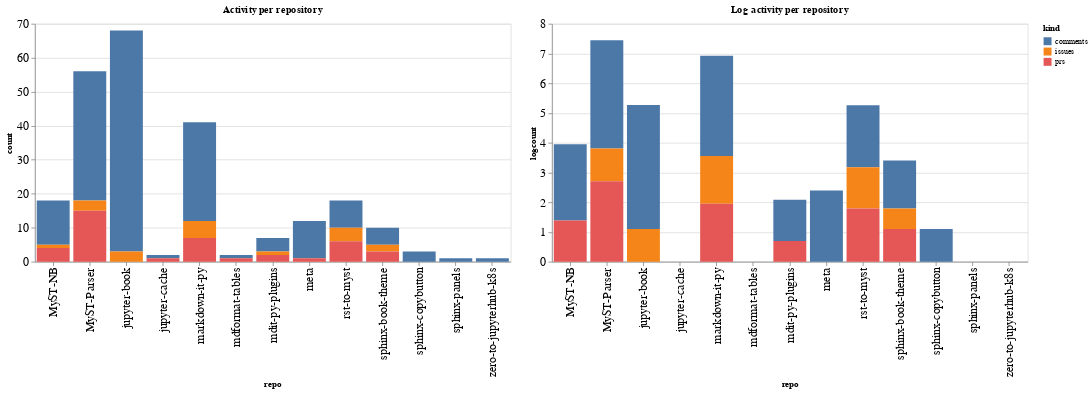

Notebook code for this chart:
### Code cell
ch1 = alt.Chart(repo_summaries, width=600, title="Activity per repository").mark_bar().encode(
    x='repo',
    y='count',
    color='kind',
    tooltip="kind"
)

ch2 = alt.Chart(repo_summaries, width=600, title="Log activity per repository").mark_bar().encode(
    x='repo',
    y='logcount',
    color='kind',
    tooltip="kind"
)

ch1 | ch2

### Figure 1 — Vega-Lite specification as saved in the notebook (floating-point values rounded to 4 significant figures)
{"config": {"axisLeft": {"labelFontSize": 15}, "axisBottom": {"labelFontSize": 15}}, "hconcat": [{"mark": "bar", "encoding": {"color": {"type": "nominal", "field": "kind"}, "tooltip": {"type": "nominal", "field": "kind"}, "x": {"type": "nominal", "field": "repo"}, "y": {"type": "quantitative", "field": "count"}}, "title": "Activity per repository", "width": 600}, {"mark": "bar", "encoding": {"color": {"type": "nominal", "field": "kind"}, "tooltip": {"type": "nominal", "field": "kind"}, "x": {"type": "nominal", "field": "repo"}, "y": {"type": "quantitative", "field": "logcount"}}, "title": "Log activity per repository", "width": 600}], "data": {"name": "data-606bf9eac915e152ecdb0206580d0fca"}, "$schema": "https://vega.github.io/schema/vega-lite/v4.8.1.json", "datasets": {"data-606bf9eac915e152ecdb0206580d0fca": [{"repo": "MyST-NB", "kind": "comments", "count": 13, "logcount": 2.565}, {"repo": "MyST-NB", "kind": "issues", "count": 1, "logcount": 0.0}, {"repo": "MyST-NB", "kind": "prs", "count": 4, "logcount": 1.386}, {"repo": "MyST-Parser", "kind": "comments", "count": 38, "logcount": 3.638}, {"repo": "MyST-Parser", "kind": "issues", "count": 3, "logcount": 1.099}, {"repo": "MyST-Parser", "kind": "prs", "count": 15, "logcount": 2.708}, {"repo": "jupyter-book", "kind": "comments", "count": 65, "logcount": 4.174}, {"repo": "jupyter-book", "kind": "issues", "count": 3, "logcount": 1.099}, {"repo": "jupyter-cache", "kind": "comments", "count": 1, "logcount": 0.0}, {"repo": "jupyter-cache", "kind": "prs", "count": 1, "logcount": 0.0}, {"repo": "markdown-it-py", "kind": "comments", "count": 29, "logcount": 3.367}, {"repo": "markdown-it-py", "kind": "issues", "count": 5, "logcount": 1.609}, {"repo": "markdown-it-py", "kind": "prs", "count": 7, "logcount": 1.946}, {"repo": "mdformat-tables", "kind": "comments", "count": 1, "logcount": 0.0}, {"repo": "mdformat-tables", "kind": "prs", "count": 1, "logcount": 0.0}, {"repo": "mdit-py-plugins", "kind": "comments", "count": 4, "logcount": 1.386}, {"repo": "mdit-py-plugins", "kind": "issues", "count": 1, "logcount": 0.0}, {"repo": "mdit-py-plugins", "kind": "prs", "count": 2, "logcount": 0.6931}, {"repo": "meta", "kind": "comments", "count": 11, "logcount": 2.398}, {"repo": "meta", "kind": "prs", "count": 1, "logcount": 0.0}, {"repo": "rst-to-myst", "kind": "comments", "count": 8, "logcount": 2.079}, {"repo": "rst-to-myst", "kind": "issues", "count": 4, "logcount": 1.386}, {"repo": "rst-to-myst", "kind": "prs", "count": 6, "logcount": 1.792}, {"repo": "sphinx-book-theme", "kind": "comments", "count": 5, "logcount": 1.609}, {"repo": "sphinx-book-theme", "kind": "issues", "count": 2, "logcount": 0.6931}, {"repo": "sphinx-book-theme", "kind": "prs", "count": 3, "logcount": 1.099}, {"repo": "sphinx-copybutton", "kind": "comments", "count": 3, "logcount": 1.099}, {"repo": "sphinx-panels", "kind": "comments", "count": 1, "logcount": 0.0}, {"repo": "zero-to-jupyterhub-k8s", "kind": "comments", "count": 1, "logcount": 0.0}]}}
